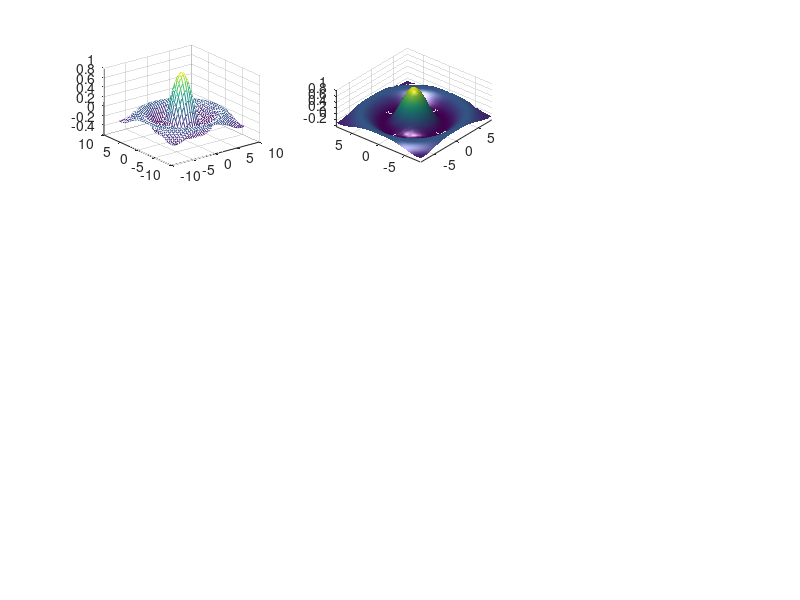

Here is the MATLAB script that generated this plot: (Note: this script raises an error after producing the figure.)
function [] = ITTS_case_plots_function()
% /*M-FILE FUNCTION ITTS_case_plots_function MMM ITTS */ %
% File description:
%
%    some plot cases, for "MATLAB basic" course from IT Training for
%    Students (ITTS) , University of Glasgow
% 
%  Inputs:  NONE
% Outputs: NOE
%Appendix comments:
%
% 1) http://services.moodle.gla.ac.uk/course/view.php?id=228
% 2) http://www.mathworks.com/access/helpdesk/help/techdoc/index.html?/access/helpdesk/help/techdoc/visualize/f5-3558.html
%===================================================================================================
%  See Also:        
%                    ITTS_case_plots_function.m
%                    ITTS_case_plots_script.m
%===================================================================================================
% 
%===================================================================================================
%Revision -
% Date             Name        Description of Change  Email
% 20-Jul-2008  Yi Chen     Initial                            yichen@mech.gla.ac.uk
% 
%HISTORY$
%==================================================================================================*/

% ITTS_case_plots_function Begin
clear
home
close('all')

figure(1)

subplot(3,3,1);
ITTS_case_plots_func_plot_1();

subplot(3,3,2);
ITTS_case_plots_func_plot_2();

subplot(3,3,3);
ITTS_case_plots_func_plot_3();

subplot(3,3,4);
ITTS_case_plots_func_plot_4();

subplot(3,3,5);
ITTS_case_plots_func_plot_5();

subplot(3,3,6);
ITTS_case_plots_func_plot_6();

subplot(3,3,7);
ITTS_case_plots_func_plot_7();

subplot(3,3,8);
ITTS_case_plots_func_plot_8();

subplot(3,3,9);
ITTS_case_plots_func_plot_9();

clear
home

% ITTS_case_plots_function End

%% internal functions
% No.  1
function []  = ITTS_case_plots_func_plot_1()
[X,Y] = meshgrid(-8:.5:8);
R = sqrt(X.^2 + Y.^2) + eps;
Z = sin(R)./R;

mesh(X,Y,Z)



% No.  2
function []  = ITTS_case_plots_func_plot_2()
[X,Y] = meshgrid(-8:.5:8);
R = sqrt(X.^2 + Y.^2) + eps;
Z = sin(R)./R;

mesh(X,Y,Z)

surf(X,Y,Z,'FaceColor','interp',...
	'EdgeColor','none',...
	'FaceLighting','phong')
daspect([5 5 1])
axis tight
view(-50,30)
camlight left

x = rand(100,1)*16 - 8;
y = rand(100,1)*16 - 8;
r = sqrt(x.^2 + y.^2) + eps;
z = sin(r)./r;

xlin = linspace(min(x),max(x),33);
ylin = linspace(min(y),max(y),33);
Z = griddata(x,y,z,X,Y,'cubic');

% No.  3
function []  = ITTS_case_plots_func_plot_3()
[X,Y] = meshgrid(-8:.5:8);
R = sqrt(X.^2 + Y.^2) + eps;
Z = sin(R)./R;

surf(X,Y,Z,'FaceColor','interp',...
	'EdgeColor','none',...
	'FaceLighting','phong')
daspect([5 5 1])
axis tight
view(-50,30)
camlight left

x = rand(100,1)*16 - 8;
y = rand(100,1)*16 - 8;
r = sqrt(x.^2 + y.^2) + eps;
z = sin(r)./r;

xlin = linspace(min(x),max(x),33);
ylin = linspace(min(y),max(y),33);
Z = griddata(x,y,z,X,Y,'cubic');

mesh(X,Y,Z) %interpolated
axis tight; hold on
plot3(x,y,z,'.','MarkerSize',15) %nonuniform

% No. 4
function []  = ITTS_case_plots_func_plot_4()
load wind
xmin = min(x(:));
xmax = max(x(:));
ymax = max(y(:));
zmin = min(z(:));

wind_speed = sqrt(u.^2 + v.^2 + w.^2);
hsurfaces = slice(x,y,z,wind_speed,[xmin,100,xmax],ymax,zmin);
set(hsurfaces,'FaceColor','interp','EdgeColor','none')

hcont = ...
contourslice(x,y,z,wind_speed,[xmin,100,xmax],ymax,zmin);
set(hcont,'EdgeColor',[.7,.7,.7],'LineWidth',.5)

[sx,sy,sz] = meshgrid(80,20:10:50,0:5:15);
hlines = streamline(x,y,z,u,v,w,sx,sy,sz);
set(hlines,'LineWidth',2,'Color','r')

view(3)
daspect([2,2,1])
axis tight



% No.  5
function []  = ITTS_case_plots_func_plot_5()
load wind
lims = [100.64 116.67 17.25 28.75 -0.02 6.86];
[x,y,z,u,v,w] = subvolume(x,y,z,u,v,w,lims);

cav = curl(x,y,z,u,v,w);
wind_speed = sqrt(u.^2 + v.^2 + w.^2);

[sx sy sz] = meshgrid(110,20:5:30,1:5);
verts = stream3(x,y,z,u,v,w,sx,sy,sz,.5);
h = streamribbon(verts,x,y,z,cav,wind_speed,2);
set(h,'FaceColor','r',...
	'EdgeColor',[.7 .7 .7],...
	'AmbientStrength',.6)

axis(volumebounds(x,y,z,wind_speed))
grid on
view(3)
camlight right; 
set(gcf,'Renderer','zbuffer'); lighting phong



% No.  6
function []  = ITTS_case_plots_func_plot_6()
load wind
xmin = min(x(:));
xmax = max(x(:));
ymin = min(y(:));
alt = 7.356; % z-value for slice and streamtube plane
wind_speed = sqrt(u.^2 + v.^2 + w.^2);

hslice = slice(x,y,z,wind_speed,xmax,ymin,alt);
set(hslice,'FaceColor','interp','EdgeColor','none')
colormap hsv(16)

color_lim = caxis;
cont_intervals = linspace(color_lim(1),color_lim(2),17);
hcont = contourslice(x,y,z,wind_speed,xmax,ymin,...
	alt,cont_intervals,'linear');
set(hcont,'EdgeColor',[.4 .4 .4],'LineWidth',1)

[sx,sy,sz] = meshgrid(xmin,20:3:50,alt);
daspect([1,1,1]) % set DAR before calling streamtube
htubes = streamtube(x,y,z,u,v,w,sx,sy,sz,[1.25 30]);
set(htubes,'EdgeColor','none','FaceColor','r',...
	'AmbientStrength',.5)

view(-100,30)
axis(volumebounds(x,y,z,wind_speed))
set(gca,'Projection','perspective')
camlight left



% No.  7
function []  = ITTS_case_plots_func_plot_7()
load wind
[sx sy sz] = meshgrid(100,20:2:50,5);

verts = stream3(x,y,z,u,v,w,sx,sy,sz);
sl = streamline(verts);

view(-10.5,18)
daspect([2 2 0.125])
axis tight; box on

iverts = interpstreamspeed(x,y,z,u,v,w,verts,0.05);
set(gca,'drawmode','fast');
streamparticles(iverts,15,...
	'Animate',10,...
	'ParticleAlignment','on',...
	'MarkerEdgeColor','none',...
	'MarkerFaceColor','red',...
	'Marker','o');



% No.  8
function []  = ITTS_case_plots_func_plot_8()
load wind
wind_speed = sqrt(u.^2 + v.^2 + w.^2);
hiso = patch(isosurface(x,y,z,wind_speed,40));
isonormals(x,y,z,wind_speed,hiso)
set(hiso,'FaceColor','red','EdgeColor','none');

hcap = patch(isocaps(x,y,z,wind_speed,40),...
    'FaceColor','interp',...
    'EdgeColor','none');
colormap hsv

daspect([1,1,1]);
[f verts] = reducepatch(isosurface(x,y,z,wind_speed,30),0.07); 
h1 = coneplot(x,y,z,u,v,w,verts(:,1),verts(:,2),verts(:,3),3);
set(h1,'FaceColor','blue','EdgeColor','none');

xrange = linspace(min(x(:)),max(x(:)),10);
yrange = linspace(min(y(:)),max(y(:)),10);
zrange = 3:4:15;
[cx,cy,cz] = meshgrid(xrange,yrange,zrange);
h2 = coneplot(x,y,z,u,v,w,cx,cy,cz,2);
set(h2,'FaceColor','green','EdgeColor','none');

axis tight
box on
camproj perspective
camzoom(1.25)
view(65,45)

camlight(-45,45)
set(gcf,'Renderer','zbuffer'); 
lighting phong
set(hcap,'AmbientStrength',.6)

% No.  9
function []  = ITTS_case_plots_func_plot_9()
load mri
D = squeeze(D);

Ds = smooth3(D);
hiso = patch(isosurface(Ds,5),...
	'FaceColor',[1,.75,.65],...
	'EdgeColor','none');

hcap = patch(isocaps(D,5),...
	'FaceColor','interp',...
	'EdgeColor','none');
colormap(map)

view(45,30) 
axis tight 
daspect([1,1,.4])

lightangle(45,30); 
set(gcf,'Renderer','zbuffer'); lighting phong
isonormals(Ds,hiso)
set(hcap,'AmbientStrength',.6)
set(hiso,'SpecularColorReflectance',0,'SpecularExponent',50)